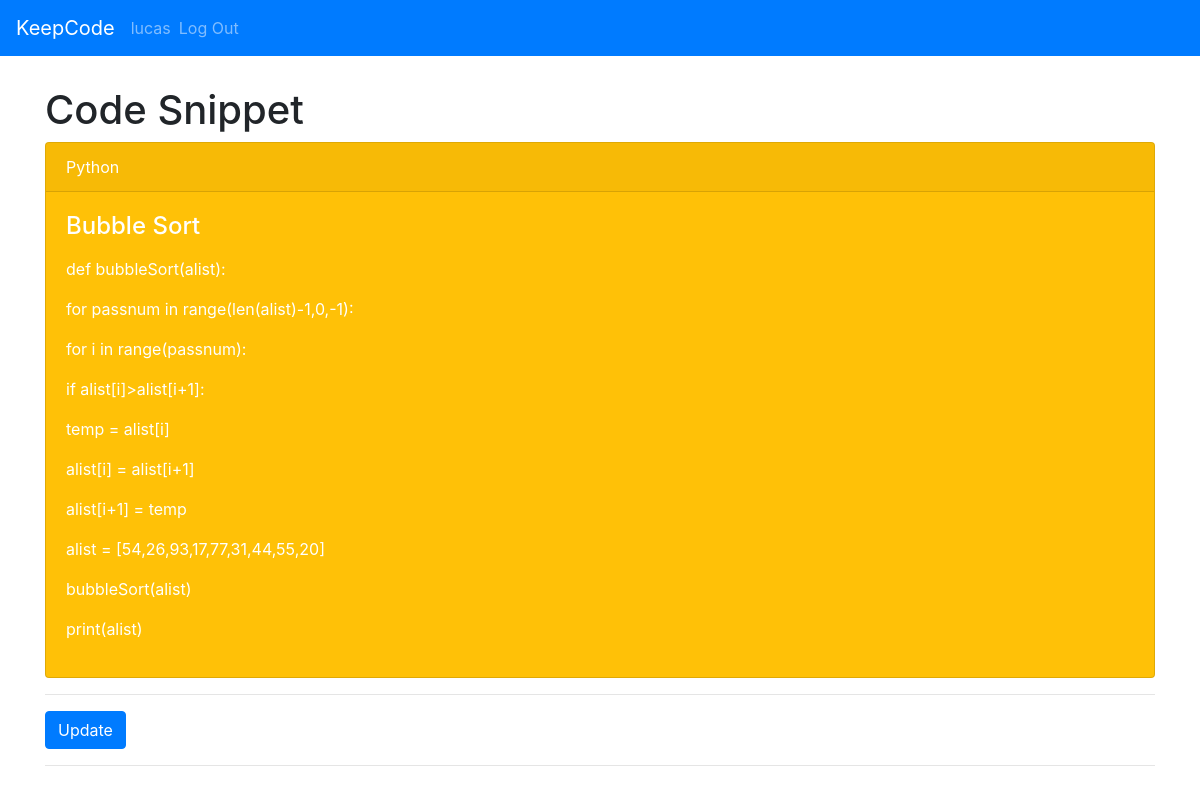
Screenshot of /1/view (signed in) with the database file from the repository.
### tables this page shows
CREATE TABLE user (
  id INTEGER PRIMARY KEY AUTOINCREMENT,
  username TEXT UNIQUE NOT NULL,
  password TEXT NOT NULL,
  last_login TIMESTAMP NOT NULL DEFAULT CURRENT_TIMESTAMP
, online BOOLEAN NOT NULL CHECK (online IN (0,1)) DEFAULT 0);

CREATE TABLE post (
  id INTEGER PRIMARY KEY AUTOINCREMENT,
  author_id INTEGER NOT NULL,
  created TIMESTAMP NOT NULL DEFAULT CURRENT_TIMESTAMP,
  last_updated TIMESTAMP NOT NULL DEFAULT CURRENT_TIMESTAMP,
  title TEXT NOT NULL,
  body TEXT NOT NULL,
  programming_language TEXT NOT NULL, being_updated BOOLEAN NOT NULL CHECK (being_updated IN (0,1)) DEFAULT 0,
  FOREIGN KEY (author_id) REFERENCES user (id)
);

### keepcode/board.py (the view)
@bp.route('/<int:id>/view')
@login_required
def view(id):
    post = get_post(id)
    return render_template('board/view.html', post=post)

### keepcode/auth.py (called while the page is built)
@bp.before_app_request
def load_logged_in_user():
    user_id = session.get('user_id')
    if user_id is None:
        g.user = None
    else:
        g.user = get_db().execute(
            'SELECT * FROM user WHERE id = ?', (user_id,)
        ).fetchone()

def login_required(view):
    @functools.wraps(view)
    def wrapped_view(**kwargs):
        if g.user is None:
            return redirect(url_for('auth.login'))
        return view(**kwargs)
    return wrapped_view

### keepcode/board.py (called while the page is built)
def get_post(id, check_author=False):
    post = get_db().execute(
        'SELECT p.id, title, body, created, author_id,'
        ' last_updated, programming_language, username, being_updated'
        ' FROM post p JOIN user u ON p.author_id = u.id'
        ' WHERE p.id = ?',
        (id,)
    ).fetchone()
    if post is None:
        abort(404, "Post id {0} doesn't exist.".format(id))
    if check_author and post['author_id'] != g.user['id']:
        abort(403)
    return post

### keepcode/db.py (called while the page is built)
def get_db():
    if 'db' not in g:
        g.db = sqlite3.connect(
            current_app.config['DATABASE'],
            detect_types=sqlite3.PARSE_DECLTYPES
        )
        g.db.row_factory = sqlite3.Row
    return g.db

### keepcode/templates/board/view.html
{% extends 'base.html' %}
{% block header %}
  <h1>
    {% block title %}
      Code Snippet
    {% endblock %}
  </h1>
{% endblock %}
{% block content %}
  <div class="card text-white bg-warning mb-9">
    <div class="card-header">{{ post['programming_language'] }}</div>
    <div class="card-body">
      <h4 class="card-title">{{ post['title'] }}</h4>
      <p class="card-text">
        {% for line in post['body'].split('\n') %}
          <p>{{ line }}</p>
        {% endfor %}
      </p>
    </div>
  </div>
  <hr>
  {% if post['being_updated'] == 0 %}
    <a class="action" href="{{ url_for('board.update', id=post['id']) }}">
      <button type="button" class="btn btn-primary" value="Update">Update</button>
    </a>
  {% else %}
    <button type="button" class="btn btn-primary" value="Update" disabled>Update</button>
    You can't update this snippet because someone else is currently editing it.
  {% endif %}
  <hr>
{% endblock %}

### keepcode/templates/base.html (shortened to what this page needs)
<!doctype html>
<link rel="stylesheet" href="{{ url_for('static', filename='bootstrap.css') }}">
<link rel="stylesheet" href="{{ url_for('static', filename='style.css') }}">
<nav class="navbar navbar-expand-lg navbar-dark bg-primary">
  <a class="navbar-brand" href="{{ url_for('board.index') }}">KeepCode</a>
  <div class="collapse navbar-collapse" id="navbarColor01">
    <ul class="navbar-nav mr-auto">
      {% if g.user %}
        <li class="nav-item">
          <span class="navbar-text">{{ g.user['username'] }}</span>
        </li>
        <li class="nav-item">
          <a class="nav-link" href="{{ url_for('auth.logout') }}">Log Out</a>
        </li>
      {% endif %}
    </ul>
  </div>
</nav>
<section class="content">
  <div class="container">
    <header>
      {% block header %}{% endblock %}
    </header>
    {% block content %}{% endblock %}
  </div>
</section>

### keepcode/static/style.css (style rules this page uses)
.container { margin-top:30px; }

### rows the page displays
user: user.username "lucas"
post: programming_language "Python", title "Bubble Sort"

### other values shown
{{ line }} "def bubbleSort(alist):" "for passnum in range(len(alist)-1,0,-1):" "for i in range(passnum):" "if alist[i]>alist[i+1]:" "temp = alist[i]" "alist[i] = alist[i+1]" "alist[i+1] = temp" "alist = [54,26,93,17,77,31,44,55,20]" "bubbleSort(alist)" "print(alist)"
